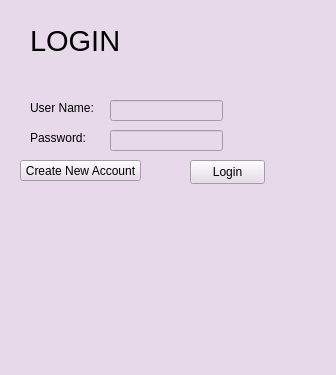
<?xml version="1.0" encoding="UTF-8"?>
<ui version="4.0">
 <class>MainWindow</class>
 <widget class="QMainWindow" name="MainWindow">
  <property name="geometry">
   <rect>
    <x>0</x>
    <y>0</y>
    <width>336</width>
    <height>375</height>
   </rect>
  </property>
  <property name="sizePolicy">
   <sizepolicy hsizetype="Expanding" vsizetype="Expanding">
    <horstretch>0</horstretch>
    <verstretch>0</verstretch>
   </sizepolicy>
  </property>
  <property name="windowTitle">
   <string>MainWindow</string>
  </property>
  <property name="autoFillBackground">
   <bool>false</bool>
  </property>
  <property name="styleSheet">
   <string notr="true">background-color: rgb(231, 217, 234);

</string>
  </property>
  <widget class="QWidget" name="centralwidget">
   <widget class="QLabel" name="label">
    <property name="geometry">
     <rect>
      <x>30</x>
      <y>20</y>
      <width>121</width>
      <height>41</height>
     </rect>
    </property>
    <property name="font">
     <font>
      <pointsize>22</pointsize>
     </font>
    </property>
    <property name="text">
     <string>LOGIN</string>
    </property>
   </widget>
   <widget class="QLineEdit" name="userName">
    <property name="geometry">
     <rect>
      <x>110</x>
      <y>100</y>
      <width>113</width>
      <height>21</height>
     </rect>
    </property>
   </widget>
   <widget class="QLineEdit" name="password">
    <property name="geometry">
     <rect>
      <x>110</x>
      <y>130</y>
      <width>113</width>
      <height>21</height>
     </rect>
    </property>
   </widget>
   <widget class="QLabel" name="label_2">
    <property name="geometry">
     <rect>
      <x>30</x>
      <y>100</y>
      <width>71</width>
      <height>16</height>
     </rect>
    </property>
    <property name="text">
     <string>User Name:</string>
    </property>
   </widget>
   <widget class="QLabel" name="label_3">
    <property name="geometry">
     <rect>
      <x>30</x>
      <y>130</y>
      <width>71</width>
      <height>16</height>
     </rect>
    </property>
    <property name="text">
     <string>Password:</string>
    </property>
   </widget>
   <widget class="QPushButton" name="loginButton">
    <property name="geometry">
     <rect>
      <x>190</x>
      <y>160</y>
      <width>75</width>
      <height>24</height>
     </rect>
    </property>
    <property name="text">
     <string>Login</string>
    </property>
   </widget>
   <widget class="QPushButton" name="createButton">
    <property name="geometry">
     <rect>
      <x>20</x>
      <y>160</y>
      <width>121</width>
      <height>21</height>
     </rect>
    </property>
    <property name="text">
     <string>Create New Account</string>
    </property>
   </widget>
   <widget class="QLabel" name="control">
    <property name="geometry">
     <rect>
      <x>90</x>
      <y>240</y>
      <width>151</width>
      <height>41</height>
     </rect>
    </property>
    <property name="text">
     <string/>
    </property>
   </widget>
  </widget>
  <widget class="QMenuBar" name="menubar">
   <property name="geometry">
    <rect>
     <x>0</x>
     <y>0</y>
     <width>336</width>
     <height>22</height>
    </rect>
   </property>
  </widget>
  <widget class="QStatusBar" name="statusbar"/>
 </widget>
 <resources/>
 <connections/>
</ui>
